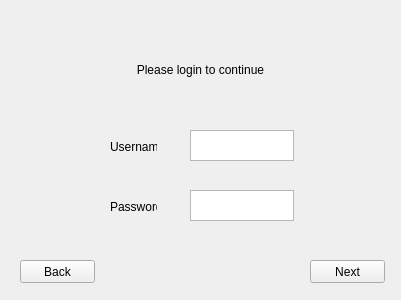
<?xml version="1.0" encoding="UTF-8"?>
<ui version="4.0">
 <class>Form</class>
 <widget class="QWidget" name="Form">
  <property name="geometry">
   <rect>
    <x>0</x>
    <y>0</y>
    <width>401</width>
    <height>300</height>
   </rect>
  </property>
  <property name="windowTitle">
   <string>Form</string>
  </property>
  <widget class="QPushButton" name="next_button">
   <property name="geometry">
    <rect>
     <x>310</x>
     <y>260</y>
     <width>75</width>
     <height>23</height>
    </rect>
   </property>
   <property name="inputMethodHints">
    <set>Qt::ImhNone</set>
   </property>
   <property name="text">
    <string>Next</string>
   </property>
  </widget>
  <widget class="QPushButton" name="back_button">
   <property name="geometry">
    <rect>
     <x>20</x>
     <y>260</y>
     <width>75</width>
     <height>23</height>
    </rect>
   </property>
   <property name="text">
    <string>Back</string>
   </property>
  </widget>
  <widget class="QPlainTextEdit" name="password_input">
   <property name="geometry">
    <rect>
     <x>190</x>
     <y>190</y>
     <width>104</width>
     <height>31</height>
    </rect>
   </property>
   <property name="plainText">
    <string/>
   </property>
  </widget>
  <widget class="QPlainTextEdit" name="username_input">
   <property name="geometry">
    <rect>
     <x>190</x>
     <y>130</y>
     <width>104</width>
     <height>31</height>
    </rect>
   </property>
   <property name="plainText">
    <string/>
   </property>
  </widget>
  <widget class="QLabel" name="username_label">
   <property name="geometry">
    <rect>
     <x>110</x>
     <y>140</y>
     <width>47</width>
     <height>13</height>
    </rect>
   </property>
   <property name="text">
    <string>Username</string>
   </property>
  </widget>
  <widget class="QLabel" name="password_label">
   <property name="geometry">
    <rect>
     <x>110</x>
     <y>200</y>
     <width>47</width>
     <height>13</height>
    </rect>
   </property>
   <property name="text">
    <string>Password</string>
   </property>
  </widget>
  <widget class="QLabel" name="headline">
   <property name="geometry">
    <rect>
     <x>110</x>
     <y>60</y>
     <width>181</width>
     <height>20</height>
    </rect>
   </property>
   <property name="text">
    <string>Please login to continue</string>
   </property>
   <property name="alignment">
    <set>Qt::AlignCenter</set>
   </property>
  </widget>
 </widget>
 <resources/>
 <connections/>
</ui>
